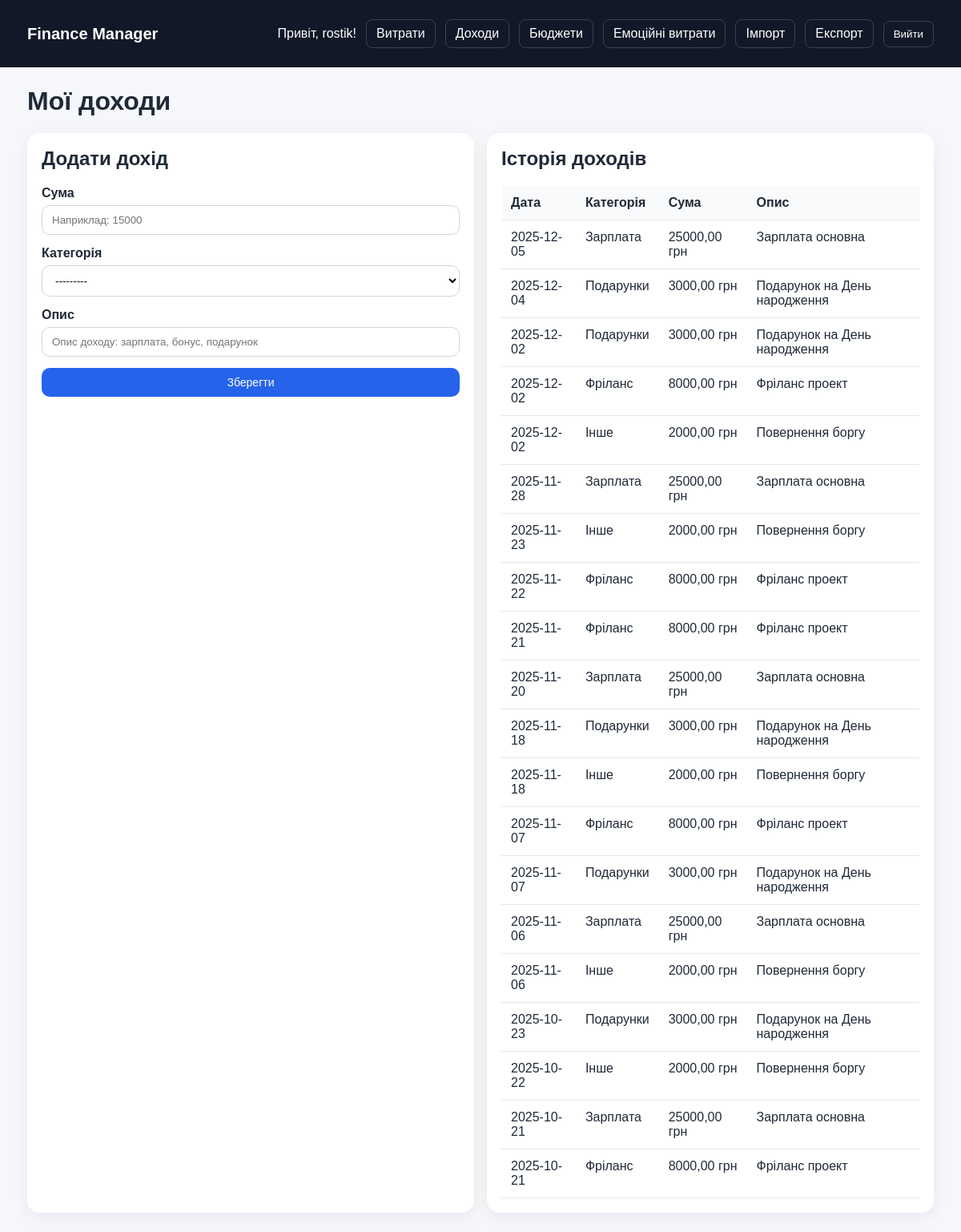
/incomes/ (signed in), run on an earlier commit of the app's database.
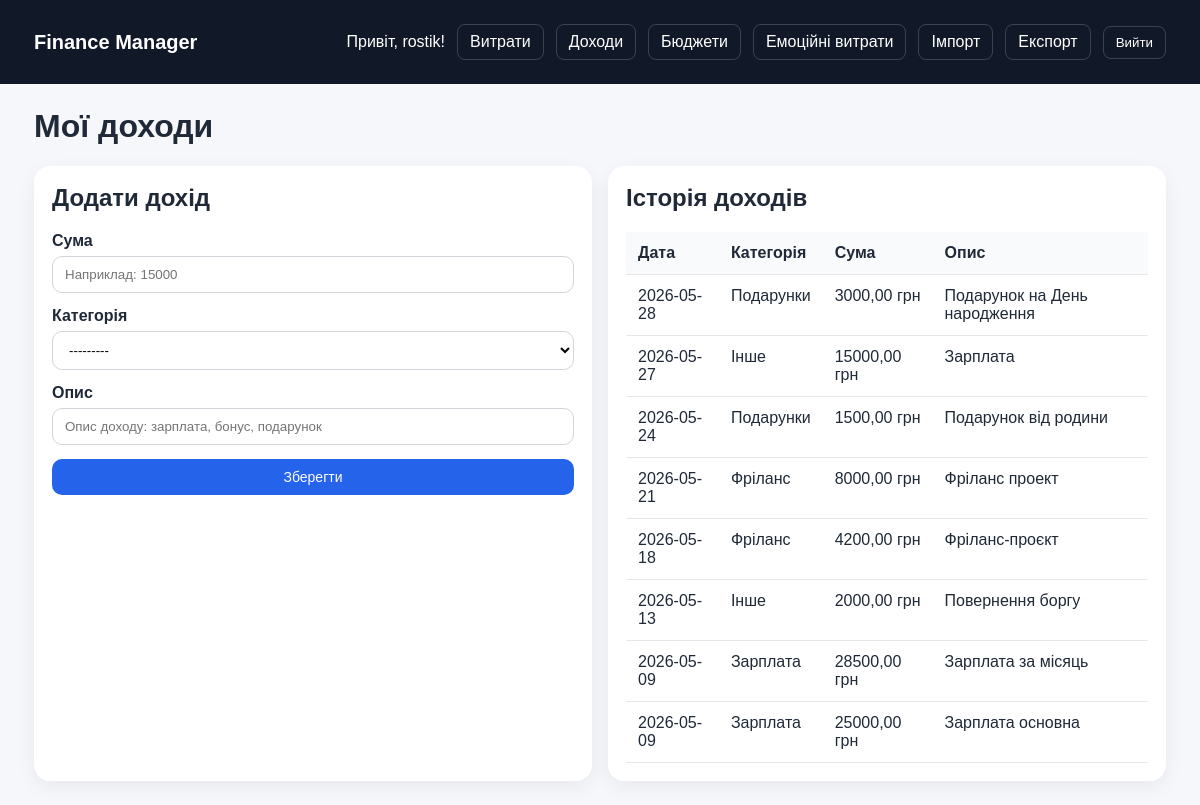
And on a later commit of the database.
### expenses/models.py (models this page shows, shortened)
class Income(models.Model):
    INCOME_CATEGORIES = [
        ('salary', 'Зарплата'),
        ('freelance', 'Фріланс'),
        ('gift', 'Подарунки'),
        ('other', 'Інше'),
    ]
    user = models.ForeignKey(User, on_delete=models.CASCADE, related_name='incomes')
    amount = models.DecimalField(max_digits=10, decimal_places=2)
    category = models.CharField(max_length=32, choices=INCOME_CATEGORIES)
    description = models.CharField(max_length=255, blank=True)
    created_at = models.DateTimeField(default=timezone.now)
    class Meta:
        ordering = ['-created_at']

### expenses/views.py (the view)
# urls.py: path('incomes/', views.income_list, name='income_list'),
@login_required
def income_list(request):
    incomes = Income.objects.filter(user=request.user).order_by('-created_at')
    if request.method == 'POST':
        form = IncomeForm(request.POST)
        if form.is_valid():
            income = form.save(commit=False)
            income.user = request.user
            income.save()
            messages.success(request, 'Дохід успішно додано.')
            return redirect('income_list')
    else:
        form = IncomeForm()
    return render(request, 'expenses/income_list.html', {
        'incomes': incomes,
        'form': form,
    })

### expenses/forms.py
class IncomeForm(forms.ModelForm):
    class Meta:
        model = Income
        fields = ['amount', 'category', 'description']
        labels = {
            'amount': 'Сума',
            'category': 'Категорія',
            'description': 'Опис доходу',
        }
        widgets = {
            'amount': forms.NumberInput(attrs={
                'class': 'w-full border rounded px-3 py-2',
                'step': '0.01',
                'min': '0.01',
                'placeholder': 'Наприклад: 15000',
            }),
            'category': forms.Select(attrs={'class': 'w-full border rounded px-3 py-2'}),
            'description': forms.TextInput(attrs={
                'class': 'w-full border rounded px-3 py-2',
                'placeholder': 'Опис доходу: зарплата, бонус, подарунок',
            }),
        }

### expenses/templates/expenses/income_list.html (shortened to what this page needs)
{% extends "expenses/base.html" %}
{% block content %}
<h1>Мої доходи</h1>
<div class="grid grid-2">
    <div class="card">
        <h2>Додати дохід</h2>
        <form method="post" class="form-grid">
            <div>
                <label for="{{ form.amount.id_for_label }}">Сума</label>
                {{ form.amount }}
            </div>
            <div>
                <label for="{{ form.category.id_for_label }}">Категорія</label>
                {{ form.category }}
            </div>
            <div>
                <label for="{{ form.description.id_for_label }}">Опис</label>
                {{ form.description }}
            </div>
            <button type="submit" class="btn">Зберегти</button>
        </form>
    </div>
    <div class="card table-wrap">
        <h2>Історія доходів</h2>
        <table>
            <thead>
                <tr>
                    <th>Дата</th>
                    <th>Категорія</th>
                    <th>Сума</th>
                    <th>Опис</th>
                </tr>
            </thead>
            <tbody>
                {% for i in incomes %}
                    <tr>
                        <td>{{ i.created_at|date:"Y-m-d" }}</td>
                        <td>{{ i.get_category_display }}</td>
                        <td>{{ i.amount|floatformat:2 }} грн</td>
                        <td>{{ i.description }}</td>
                    </tr>
                {% empty %}
                    <tr>
                        <td colspan="4" class="muted">Ще немає доходів.</td>
                    </tr>
                {% endfor %}
            </tbody>
        </table>
    </div>
</div>
{% endblock %}

What changed in the data, as far as the page shows it:
removed Income: created_at "2025-12-05", category "Зарплата", amount "25000,00", description "Зарплата основна"
removed Income: created_at "2025-12-04", category "Подарунки", amount "3000,00", description "Подарунок на День народження"
removed Income: created_at "2025-12-02", category "Подарунки", amount "3000,00", description "Подарунок на День народження"
removed Income: created_at "2025-12-02", category "Фріланс", amount "8000,00", description "Фріланс проект"
removed Income: created_at "2025-12-02", category "Інше", amount "2000,00", description "Повернення боргу"
removed Income: created_at "2025-11-28", category "Зарплата", amount "25000,00", description "Зарплата основна"
removed Income: created_at "2025-11-23", category "Інше", amount "2000,00", description "Повернення боргу"
removed Income: created_at "2025-11-22", category "Фріланс", amount "8000,00", description "Фріланс проект"
removed Income: created_at "2025-11-21", category "Фріланс", amount "8000,00", description "Фріланс проект"
removed Income: created_at "2025-11-20", category "Зарплата", amount "25000,00", description "Зарплата основна"
removed Income: created_at "2025-11-18", category "Подарунки", amount "3000,00", description "Подарунок на День народження"
removed Income: created_at "2025-11-18", category "Інше", amount "2000,00", description "Повернення боргу"
removed Income: created_at "2025-11-07", category "Фріланс", amount "8000,00", description "Фріланс проект"
removed Income: created_at "2025-11-07", category "Подарунки", amount "3000,00", description "Подарунок на День народження"
removed Income: created_at "2025-11-06", category "Зарплата", amount "25000,00", description "Зарплата основна"
removed Income: created_at "2025-11-06", category "Інше", amount "2000,00", description "Повернення боргу"
removed Income: created_at "2025-10-23", category "Подарунки", amount "3000,00", description "Подарунок на День народження"
removed Income: created_at "2025-10-22", category "Інше", amount "2000,00", description "Повернення боргу"
removed Income: created_at "2025-10-21", category "Зарплата", amount "25000,00", description "Зарплата основна"
removed Income: created_at "2025-10-21", category "Фріланс", amount "8000,00", description "Фріланс проект"
now on this page (row edited): Income: created_at "2026-05-28", category "Подарунки", amount "3000,00", description "Подарунок на День народження"
now on this page (row edited): Income: created_at "2026-05-27", category "Інше", amount "15000,00", description "Зарплата"
now on this page (row edited): Income: created_at "2026-05-24", category "Подарунки", amount "1500,00", description "Подарунок від родини"
now on this page (row edited): Income: created_at "2026-05-21", category "Фріланс", amount "8000,00", description "Фріланс проект"
now on this page (row edited): Income: created_at "2026-05-18", category "Фріланс", amount "4200,00", description "Фріланс-проєкт"
now on this page (row edited): Income: created_at "2026-05-13", category "Інше", amount "2000,00", description "Повернення боргу"
now on this page (row edited): Income: created_at "2026-05-09", category "Зарплата", amount "28500,00", description "Зарплата за місяць"
now on this page (row edited): Income: created_at "2026-05-09", category "Зарплата", amount "25000,00", description "Зарплата основна"
